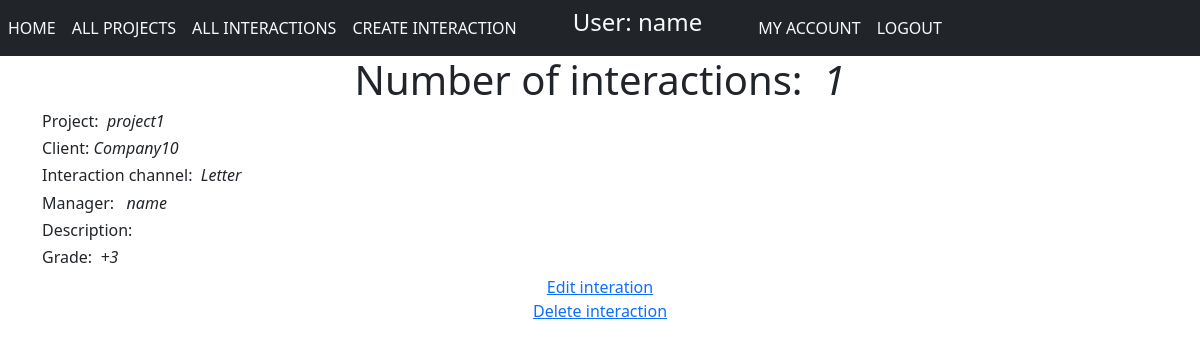
Screenshot of /interactions/detail/1/ (signed in) with the database file from the repository.
### interactions/models.py (models this page shows, shortened)
class Interaction(models.Model):
    project = models.ForeignKey('projects.Project',
                                on_delete=models.CASCADE,
                                related_name='interaction_project',
                                )
    client = models.ForeignKey('clients.Client',
                               on_delete=models.CASCADE,
                               related_name='interaction_client',
                               )
    CHOICE = 'CH'
    REQUEST = 'RQ'
    LETTER = 'LT'
    SITE = 'ST'
    INITIATIVE = 'INT'
    MESSAGE_CHANNEL_CHOICE = [
        (CHOICE, 'Interaction not selected'),
        (REQUEST, 'Request'),
        (LETTER, 'Letter'),
        (SITE, 'Site'),
        (INITIATIVE, 'Initiative of company'),
    ]
    message_channel = models.CharField(max_length=3, choices=MESSAGE_CHANNEL_CHOICE, default=CHOICE,)
    manager = models.ManyToManyField(User, related_name='interaction_manager',)
    description = tinymce_models.HTMLField('Description')
    NOTHING = 'NTH'
    MINUS_ONE = 'M1'
    MINUS_TWO = 'M2'
    MINUS_THREE = 'M3'
    MINUS_FOUR = 'M4'
    MINUS_FIVE = 'M5'
    PLUS_ONE = 'P1'
    PLUS_TWO = 'P2'
    PLUS_THREE = 'P3'
    PLUS_FOUR = 'P4'
    PLUS_FIVE = 'P5'
    GRADE_CHOICE = [
        (MINUS_FIVE, '-5'),
        (MINUS_FOUR, '-4'),
        (MINUS_THREE, '-3'),
        (MINUS_TWO, '-2'),
        (MINUS_ONE, '-1'),
        (NOTHING, 'No grade'),
        (PLUS_ONE, '+1'),
        (PLUS_TWO, '+2'),
        (PLUS_THREE, '+3'),
        (PLUS_FOUR, '+4'),
        (PLUS_FIVE, '+5'),
    ]
    grade = models.CharField(max_length=3, choices=GRADE_CHOICE, default=NOTHING,)

### projects/models.py (models this page shows, shortened)
class Project(models.Model):
    name = CharField(max_length=50)
    description = tinymce_models.HTMLField('Description')
    date_start = DateTimeField()
    date_end = DateTimeField()
    price = models.DecimalField(max_digits=10, decimal_places=2)
    client = models.ForeignKey('clients.Client', on_delete=models.CASCADE, related_name='company_project')
    def __str__(self):
        return self.name

### clients/models.py (models this page shows, shortened)
class Client(models.Model):
    name_company = models.CharField(max_length=200)
    full_name_user = models.CharField(max_length=100)
    company_description = tinymce_models.HTMLField('Description')
    created = models.DateTimeField(auto_now_add=True)
    updated = models.DateTimeField(auto_now=True)
    address = models.CharField(max_length=200)
    def __str__(self):
        return str(self.name_company)

### interactions/views.py (the view)
# urls.py: path('interactions/detail/<int:interaction_id>/', InteractionDetail.as_view(), name='interaction_detail'),
class InteractionDetail(LoginRequiredMixin, PermissionRequiredMixin, DetailView):
    model = Interaction
    fields = '__all__'
    template_name = 'interactions/interaction_detail.html'
    pk_url_kwarg = 'interaction_id'
    context_object_name = 'interaction_detail'
    extra_context = {'title': 'Information of the interaction'}
    permission_required = 'interactions.view_interaction'

### interactions/templates/interactions/interaction_detail.html
{% extends 'clients/base.html' %}
{% block content %}
  <div class="text-center">
    <h1>Number of interactions: &nbsp;<em>{{interaction_detail.pk}}</em></h1>
  </div>
  <div class="container">
  <h6>Project: &nbsp;<em>{{interaction_detail.project}}</em></h6>
  <h6>Client: <em>{{interaction_detail.client}}</em></h6>
  <h6>Interaction channel: &nbsp;<em>{{interaction_detail.get_message_channel_display}}</em></h6>
  <h6>Manager: &nbsp;<em>
    {% for n in interaction_detail.manager.all %}{{n}} &nbsp;{% endfor %}</em></h6>
  <h6>Description: </h6> {% autoescape off %}{{interaction_detail.description}}{% endautoescape %}
  <h6>Grade: &nbsp;<em>{{interaction_detail.get_grade_display}}</em></h6>
    </div>
  <div class="text-center">
    <a href="{% url 'interaction_update' interaction_detail.pk %}" class="">Edit interation</a>
  </div>
  <div class="text-center">
    <a href="{% url 'interaction_delete' interaction_detail.pk %}" class="">Delete interaction</a>
  </div>
{% endblock %}

### clients/templates/clients/base.html (shortened to what this page needs)
<!doctype html>
<html lang="en">
  <head>
    <link href="https://cdn.jsdelivr.net/npm/bootstrap@5.1.3/dist/css/bootstrap.min.css" rel="stylesheet">
  </head>
  <body>
    <nav class="navbar navbar-expand-md navbar-light bg-dark">
      <ul class="navbar-nav">
        <li class="nav-item"><a class="nav-link text-light text-uppercase font-weight-bold"
                                href="/">Home</a></li>
        {% if user.is_authenticated %}
        <li class="nav-item"><a class="nav-link text-light text-uppercase font-weight-bold"
                                href="{% url 'project_list' %}">All projects</a></li>
        {% if perms.interactions.view_interaction %}
        <li class="nav-item"><a class="nav-link text-light text-uppercase font-weight-bold"
                                href="{% url 'interactions_list' %}">All interactions</a></li>
        <li class="nav-item"><a class="nav-link text-light text-uppercase font-weight-bold"
                                href="{% url 'interaction_create' %}">Create interaction</a></li>
        {% endif %}
        <li class="nav-item"><h4 class="text-light font-weight-bold mx-5">User: {{ user.get_username }}</h4></li>
        <li class="nav-item"><a class="nav-link text-light text-uppercase font-weight-bold"
                                href="#">My account</a></li>
        <li class="nav-item"><a class="nav-link text-light text-uppercase font-weight-bold"
                                href="{% url 'logout'%}?next={{request.path}}">Logout</a></li>
       {% else %}
        <li class="nav-item"><a class="nav-link text-light text-uppercase font-weight-bold"
                                href="{% url 'login'%}?next={{request.path}}">Login</a></li>
        <li class="nav-item"><a class="nav-link text-light text-uppercase font-weight-bold"
                                href="{% url 'signup' %}">Sign up</a></li>
       {% endif %}
      </ul>
    </nav>
    <div>
        {% block content %}
        {% endblock %}
    </div>
  </body>
</html>

### rows the page displays
Interaction: pk "1", project "project1", client "Company10", message_channel "Letter", grade "+3"

### other values shown
{{ user.get_username }} "name"
{{ n }} "name"
